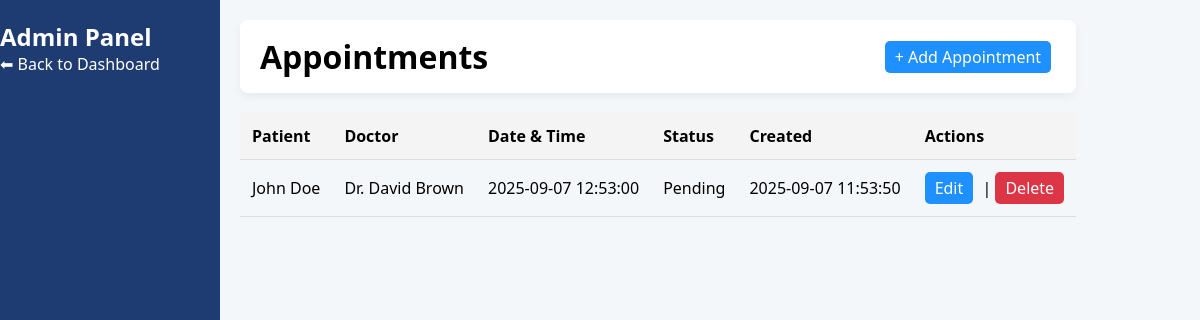
The page /dashboard/appointments.php (signed in) on the database its author committed.
### tables this page shows
CREATE TABLE `appointments` (
  `id` int(11) NOT NULL,
  `patient_id` int(11) NOT NULL,
  `doctor_id` int(11) NOT NULL,
  `appointment_date` datetime NOT NULL,
  `status` enum('Pending','Confirmed','Completed','Cancelled') DEFAULT 'Pending',
  `created_at` timestamp NOT NULL DEFAULT current_timestamp(),
  `updated_at` timestamp NOT NULL DEFAULT current_timestamp() ON UPDATE current_timestamp()
);

CREATE TABLE `patients` (
  `id` int(11) NOT NULL,
  `name` varchar(100) NOT NULL,
  `email` varchar(100) NOT NULL,
  `phone` varchar(20) NOT NULL,
  `gender` enum('Male','Female') NOT NULL,
  `age` int(11) NOT NULL,
  `created_at` timestamp NOT NULL DEFAULT current_timestamp()
);

CREATE TABLE `doctors` (
  `id` int(11) NOT NULL,
  `name` varchar(100) NOT NULL,
  `specialization` varchar(100) NOT NULL,
  `email` varchar(100) NOT NULL,
  `phone` varchar(20) NOT NULL,
  `schedule` text DEFAULT NULL,
  `created_at` timestamp NOT NULL DEFAULT current_timestamp()
);

### dashboard/appointments.php (the view, shortened to what this page needs)
<?php
include '../includes/db.php';
$sql = "SELECT a.*, p.name AS patient_name, d.name AS doctor_name
        FROM appointments a
        JOIN patients p ON a.patient_id = p.id
        JOIN doctors d ON a.doctor_id = d.id
        ORDER BY a.appointment_date DESC";
$result = $conn->query($sql);
?>
<!DOCTYPE html>
<html lang="en">
<head>
    <link rel="stylesheet" href="../assets/css/dashboard.css">
</head>
<body>
<div class="dashboard-container">
    <aside class="sidebar">
        <h2>Admin Panel</h2>
        <ul>
            <li><a class="link" href="admin.php">⬅ Back to Dashboard</a></li>
        </ul>
    </aside>
    <main class="main-content">
        <header class="topbar">
            <h1>Appointments</h1>
            <a href="add_appointment.php" class="btn-view">+ Add Appointment</a>
        </header>
        <section class="content">
            <table class="messages-table">
                <thead>
                <tr>
                    <th>Patient</th>
                    <th>Doctor</th>
                    <th>Date & Time</th>
                    <th>Status</th>
                    <th>Created</th>
                    <th>Actions</th>
                </tr>
                </thead>
                <tbody>
                <?php if ($result->num_rows > 0): ?>
                    <?php while ($row = $result->fetch_assoc()): ?>
                        <tr>
                            <td><?php echo htmlspecialchars($row['patient_name']); ?></td>
                            <td><?php echo htmlspecialchars($row['doctor_name']); ?></td>
                            <td><?php echo $row['appointment_date']; ?></td>
                            <td><?php echo $row['status']; ?></td>
                            <td><?php echo $row['created_at']; ?></td>
                            <td>
                                <a class="btn-view" href="edit_appointment.php?id=<?php echo $row['id']; ?>">Edit</a> |
                                <a class="btn-delete" href="delete_appointment.php?id=<?php echo $row['id']; ?>"
                                   onclick="return confirm('Delete this appointment?')">Delete</a>
                            </td>
                        </tr>
                    <?php endwhile; ?>
                <?php else: ?>
                    <tr><td colspan="6">No appointments yet.</td></tr>
                <?php endif; ?>
                </tbody>
            </table>
        </section>
    </main>
</div>
</body>
</html>

### assets/css/dashboard.css (style rules this page uses)
* { margin: 0; padding: 0; box-sizing: border-box; font-family: "Segoe UI", Tahoma, Geneva, Verdana, sans-serif; }
body { display: flex; background: #f4f7fa; }
.sidebar { width: 220px; background: #1e3c72; color: #fff; min-height: 100vh; padding: 20px 0; position: fixed; }
.main-content { margin-left: 220px; padding: 20px; width: calc(100% - 220px); }
.topbar { background: #fff; padding: 15px 20px; border-radius: 8px; display: flex; justify-content: space-between; align-items: center; margin-bottom: 20px; box-shadow: 0 4px 8px rgba(0, 0, 0, 0.05); }
table { width: 100%; border-collapse: collapse; }
table th, table td { padding: 12px; text-align: left; border-bottom: 1px solid #ddd; }
table th { background: #f4f4f4; }
.link { text-decoration: none; color: inherit; }
.btn-view { padding: 5px 10px; color: #fff; background-color: #1e90ff; text-decoration: none; border-radius: 5px; margin-right: 5px; display: inline-block; transition: background 0.3s; }
.btn-delete { padding: 5px 10px; color: #fff; background-color: #dc3545; text-decoration: none; border-radius: 5px; display: inline-block; transition: background 0.3s; }

### rows shown on the page
appointments: patient.name "John Doe", doctor.name "Dr. David Brown", appointment_date "2025-09-07 12:53:00", status "Pending", created_at "2025-09-07 11:53:50"
